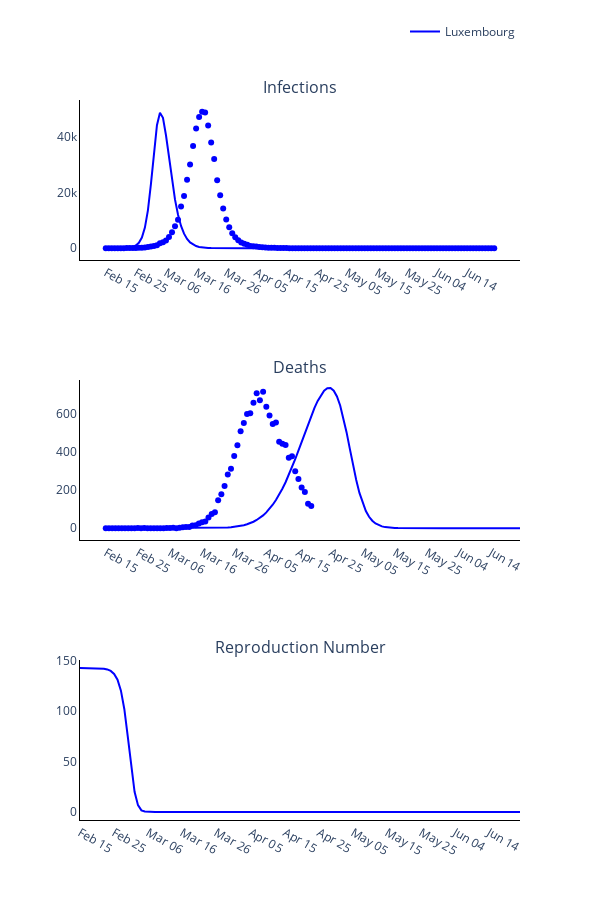

The code cell stored with this chart in its notebook:
### Code cell
# Trace names - represent the solver used for the simulation
trace_name = regions
titles = ['Infections', 'Deaths', 'Reproduction Number']

fig = go.Figure()
fig = make_subplots(rows=len(titles), cols=1, subplot_titles=tuple(titles), horizontal_spacing = 0.15)

# Plot (continuous predicted timeline and pointwise observed numbers each day)
for r, region in enumerate(regions):
    # Plot of infections
    fig.add_trace(
        go.Scatter(
            x=times,
            y=new_infec_pred[r].tolist(),
            mode='lines',
            name=trace_name[r],
            line_color=colours[r]
        ),
        row= 1,
        col= 1
    )

    fig.add_trace(
        go.Scatter(
            x=times,
            y=np.sum(cases_data[r], axis=1).tolist(),
            mode='markers',
            name=trace_name[r],
            showlegend=False,
            line_color=colours[r]
        ),
        row= 1,
        col= 1
    )

    # Plot deaths
    fig.add_trace(
        go.Scatter(
            x=times,
            y=deaths_pred[r].tolist(),
            mode='lines',
            name=trace_name[r],
            showlegend=False,
            line_color=colours[r]
        ),
        row= 2,
        col= 1
    )

    fig.add_trace(
        go.Scatter(
            x=deaths_times,
            y=np.sum(deaths_data[r], axis=1).tolist(),
            mode='markers',
            name=trace_name[r],
            showlegend=False,
            line_color=colours[r]
        ),
        row= 2,
        col= 1
    )

    # Plot reproduction number
    fig.add_trace(
        go.Scatter(
            x=times,
            y=reprod_num_pred[r].tolist(),
            mode='lines',
            name=trace_name[r],
            showlegend=False,
            line_color=colours[r]
        ),
        row= 3,
        col= 1
    )

# Add axis labels
fig.update_layout(
    width=600, 
    height=900,
    plot_bgcolor='white',
    xaxis=dict(
        linecolor='black',
        tickvals=np.arange(1, total_days, 10).tolist(),
        ticktext=['Feb 15', 'Feb 25', 'Mar 06', 'Mar 16', 'Mar 26', 'Apr 05', 'Apr 15', 'Apr 25', 'May 05', 'May 15', 'May 25', 'Jun 04', 'Jun 14', 'Jun 24']),
    yaxis=dict(linecolor='black'),
    xaxis2=dict(
        linecolor='black',
        tickvals=np.arange(1, total_days, 10).tolist(),
        ticktext=['Feb 15', 'Feb 25', 'Mar 06', 'Mar 16', 'Mar 26', 'Apr 05', 'Apr 15', 'Apr 25', 'May 05', 'May 15', 'May 25', 'Jun 04', 'Jun 14', 'Jun 24']),
    yaxis2=dict(linecolor='black'),
    xaxis3=dict(
        linecolor='black',
        tickvals=np.arange(1, total_days, 10).tolist(),
        ticktext=['Feb 15', 'Feb 25', 'Mar 06', 'Mar 16', 'Mar 26', 'Apr 05', 'Apr 15', 'Apr 25', 'May 05', 'May 15', 'May 25', 'Jun 04', 'Jun 14', 'Jun 24']),
    yaxis3=dict(linecolor='black'),
    legend=dict(
        orientation='h',
        yanchor="bottom",
        y=1.075,
        xanchor="right",
        x=1)
    )

fig.write_image('images/Figure-Warwick-optimisation.pdf')
fig.show()

### Figure 1 — Plotly figure (JSON) as saved in the notebook; plotly's stock layout.template omitted (floating-point values rounded to 4 significant figures; data arrays with more than 128 entries replaced by an {"elided": "..."} marker saying what was removed)
{"data": [{"line": {"color": "blue"}, "mode": "lines", "name": "Luxembourg", "type": "scatter", "x": {"elided": "130 int values"}, "xaxis": "x", "y": {"elided": "130 float values"}, "yaxis": "y"}, {"line": {"color": "blue"}, "mode": "markers", "name": "Luxembourg", "showlegend": false, "type": "scatter", "x": {"elided": "130 int values"}, "xaxis": "x", "y": {"elided": "130 int values"}, "yaxis": "y"}, {"line": {"color": "blue"}, "mode": "lines", "name": "Luxembourg", "showlegend": false, "type": "scatter", "x": {"elided": "130 int values"}, "xaxis": "x2", "y": {"elided": "130 float values"}, "yaxis": "y2"}, {"line": {"color": "blue"}, "mode": "markers", "name": "Luxembourg", "showlegend": false, "type": "scatter", "x": [1, 2, 3, 4, 5, 6, 7, 8, 9, 10, 11, 12, 13, 14, 15, 16, 17, 18, 19, 20, 21, 22, 23, 24, 25, 26, 27, 28, 29, 30, 31, 32, 33, 34, 35, 36, 37, 38, 39, 40, 41, 42, 43, 44, 45, 46, 47, 48, 49, 50, 51, 52, 53, 54, 55, 56, 57, 58, 59, 60, 61, 62, 63, 64, 65], "xaxis": "x2", "y": {"elided": "130 int values"}, "yaxis": "y2"}, {"line": {"color": "blue"}, "mode": "lines", "name": "Luxembourg", "showlegend": false, "type": "scatter", "x": {"elided": "130 int values"}, "xaxis": "x3", "y": {"elided": "130 float values"}, "yaxis": "y3"}], "layout": {"annotations": [{"font": {"size": 16}, "showarrow": false, "text": "Infections", "x": 0.5, "xanchor": "center", "xref": "paper", "y": 1, "yanchor": "bottom", "yref": "paper"}, {"font": {"size": 16}, "showarrow": false, "text": "Deaths", "x": 0.5, "xanchor": "center", "xref": "paper", "y": 0.6111, "yanchor": "bottom", "yref": "paper"}, {"font": {"size": 16}, "showarrow": false, "text": "Reproduction Number", "x": 0.5, "xanchor": "center", "xref": "paper", "y": 0.2222, "yanchor": "bottom", "yref": "paper"}], "height": 900, "legend": {"orientation": "h", "x": 1, "xanchor": "right", "y": 1.075, "yanchor": "bottom"}, "plot_bgcolor": "white", "width": 600, "xaxis": {"anchor": "y", "domain": [0, 1], "linecolor": "black", "ticktext": ["Feb 15", "Feb 25", "Mar 06", "Mar 16", "Mar 26", "Apr 05", "Apr 15", "Apr 25", "May 05", "May 15", "May 25", "Jun 04", "Jun 14", "Jun 24"], "tickvals": [1, 11, 21, 31, 41, 51, 61, 71, 81, 91, 101, 111, 121]}, "xaxis2": {"anchor": "y2", "domain": [0, 1], "linecolor": "black", "ticktext": ["Feb 15", "Feb 25", "Mar 06", "Mar 16", "Mar 26", "Apr 05", "Apr 15", "Apr 25", "May 05", "May 15", "May 25", "Jun 04", "Jun 14", "Jun 24"], "tickvals": [1, 11, 21, 31, 41, 51, 61, 71, 81, 91, 101, 111, 121]}, "xaxis3": {"anchor": "y3", "domain": [0, 1], "linecolor": "black", "ticktext": ["Feb 15", "Feb 25", "Mar 06", "Mar 16", "Mar 26", "Apr 05", "Apr 15", "Apr 25", "May 05", "May 15", "May 25", "Jun 04", "Jun 14", "Jun 24"], "tickvals": [1, 11, 21, 31, 41, 51, 61, 71, 81, 91, 101, 111, 121]}, "yaxis": {"anchor": "x", "domain": [0.7778, 1], "linecolor": "black"}, "yaxis2": {"anchor": "x2", "domain": [0.3889, 0.6111], "linecolor": "black"}, "yaxis3": {"anchor": "x3", "domain": [0, 0.2222], "linecolor": "black"}}}
